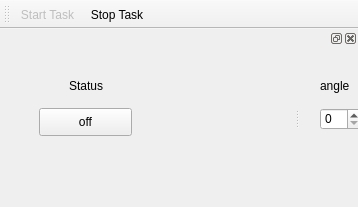
<?xml version="1.0" encoding="UTF-8"?>
<ui version="4.0">
 <class>MainWindow</class>
 <widget class="QMainWindow" name="MainWindow">
  <property name="geometry">
   <rect>
    <x>0</x>
    <y>0</y>
    <width>358</width>
    <height>207</height>
   </rect>
  </property>
  <property name="acceptDrops">
   <bool>false</bool>
  </property>
  <property name="windowTitle">
   <string>qudi: auto</string>
  </property>
  <widget class="QWidget" name="centralwidget">
   <layout class="QGridLayout" name="gridLayout">
    <item row="0" column="1">
     <widget class="QWidget" name="widget" native="true">
      <widget class="QPushButton" name="statuspushbutton">
       <property name="geometry">
        <rect>
         <x>30</x>
         <y>70</y>
         <width>93</width>
         <height>28</height>
        </rect>
       </property>
       <property name="sizePolicy">
        <sizepolicy hsizetype="Minimum" vsizetype="Minimum">
         <horstretch>0</horstretch>
         <verstretch>0</verstretch>
        </sizepolicy>
       </property>
       <property name="text">
        <string>off</string>
       </property>
      </widget>
      <widget class="QLabel" name="statuslabel">
       <property name="geometry">
        <rect>
         <x>60</x>
         <y>40</y>
         <width>55</width>
         <height>16</height>
        </rect>
       </property>
       <property name="text">
        <string>Status</string>
       </property>
      </widget>
     </widget>
    </item>
   </layout>
  </widget>
  <widget class="QToolBar" name="taskToolBar">
   <property name="enabled">
    <bool>true</bool>
   </property>
   <property name="windowTitle">
    <string>toolBar</string>
   </property>
   <attribute name="toolBarArea">
    <enum>TopToolBarArea</enum>
   </attribute>
   <attribute name="toolBarBreak">
    <bool>false</bool>
   </attribute>
   <addaction name="actionStart"/>
   <addaction name="actionStop"/>
  </widget>
  <widget class="QDockWidget" name="Fine_adjustment_dockWidget">
   <attribute name="dockWidgetArea">
    <number>2</number>
   </attribute>
   <widget class="QWidget" name="dockWidgetContents">
    <widget class="QSpinBox" name="anglespinBox">
     <property name="geometry">
      <rect>
       <x>20</x>
       <y>60</y>
       <width>42</width>
       <height>22</height>
      </rect>
     </property>
    </widget>
    <widget class="QLabel" name="anglelabel">
     <property name="geometry">
      <rect>
       <x>20</x>
       <y>30</y>
       <width>55</width>
       <height>16</height>
      </rect>
     </property>
     <property name="text">
      <string>angle</string>
     </property>
    </widget>
   </widget>
  </widget>
  <action name="actionStart">
   <property name="enabled">
    <bool>false</bool>
   </property>
   <property name="icon">
    <iconset>
     <normaloff>../../../artwork/icons/oxygen/22x22/media-playback-start.png</normaloff>../../../artwork/icons/oxygen/22x22/media-playback-start.png</iconset>
   </property>
   <property name="text">
    <string>Start Task</string>
   </property>
   <property name="toolTip">
    <string>Start / Pause / Resume the task</string>
   </property>
  </action>
  <action name="actionStop">
   <property name="enabled">
    <bool>true</bool>
   </property>
   <property name="icon">
    <iconset>
     <normaloff>../../../artwork/icons/oxygen/22x22/media-playback-stop.png</normaloff>../../../artwork/icons/oxygen/22x22/media-playback-stop.png</iconset>
   </property>
   <property name="text">
    <string>Stop Task</string>
   </property>
  </action>
 </widget>
 <resources/>
 <connections/>
</ui>
